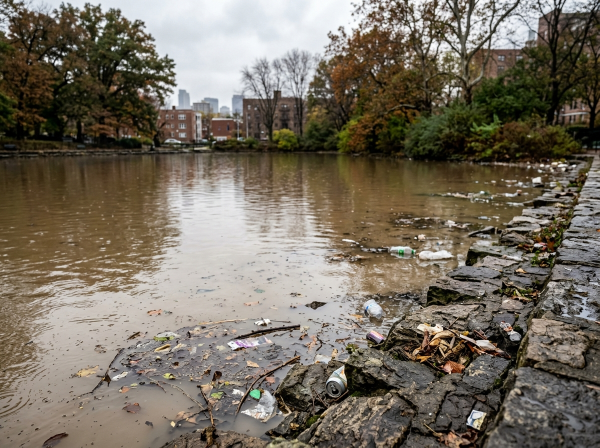
#> input picture uploads/photo_city_pond.jpg, 1200 x 896 px (shown at 1/2 size)
$ python -i image_validator.py   (imports and definitions only)
#> lines starting #> are read from the running program, lines starting #| are printed output that depends on the picture
#> further down, picture is the input picture: PIL image 1200x896 RGB; mean R, G, B 118.4, 110.1, 97
import os
import math
import json
from dotenv import load_dotenv

BASE_DIR = os.path.dirname(os.path.abspath(__file__))
# [1 line not run here, left out]
from PIL import Image, ImageStat
from PIL.ExifTags import TAGS, GPSTAGS

MAX_FILE_SIZE_BYTES = 5 * 1024 * 1024  # 5 MB
ALLOWED_EXTENSIONS = {'jpg', 'jpeg', 'png', 'webp'}

# [98 lines left out: functions compute_dhash, hamming_distance, check_file_validity, check_duplicate_image, not called in this run]

def validate_with_gemini_vision(image_input, water_body_name=None, water_body_type=None, latitude=None, longitude=None):
    """
    Classify uploaded image using Google Gemini Vision (gemini-flash-latest).
    Determines whether the photograph plausibly depicts the reported freshwater body/location
    or is an unrelated/unwanted image (selfies, portraits, indoor rooms, unrelated buildings,
    cars, computer screenshots, text documents, or non-water subjects).

    Returns structured dict:
    {'passed': bool, 'confidence': float, 'detected_subject': str, 'reason': str}
    or None on failure/offline.
    """
    # Skip remote API calls during automated unit test runs
    try:
        from flask import has_app_context, current_app
        if has_app_context() and current_app and current_app.config.get('TESTING'):
            return None
    except Exception:
        pass
    if os.getenv('TESTING') == 'True':
        return None

    api_key = os.getenv('GEMINI_API_KEY')
    if not api_key:
        return None

    try:
        from google import genai
        client = genai.Client(api_key=api_key)

        pil_img = None
        if isinstance(image_input, str):
            pil_img = Image.open(image_input)
        elif hasattr(image_input, 'convert'):
            pil_img = image_input
        else:
            return None

        loc_ctx = f"Coordinates: {latitude}, {longitude}" if (latitude and longitude) else "Coordinates: Not specified"
        name_ctx = f"Reported water body: {water_body_name}" if water_body_name else "Reported water body: Unnamed"
        type_ctx = f"Reported water body type: {water_body_type}" if water_body_type else "Reported type: Freshwater body"

        prompt = f"""You are the environmental photo validator for Hydria, a citizen science freshwater monitoring platform.
The user has submitted an environmental observation report:
- {name_ctx}
- {type_ctx}
- {loc_ctx}

Analyze the uploaded photograph to determine if it is relevant to this water body observation:

1. Does the image plausibly depict an outdoor freshwater body or its immediate shoreline/riparian/wetland environment (such as a lake, river, pond, stream, reservoir, canal, wetland, or storm runoff channel)?
2. Or is it an UNRELATED, UNWANTED, or INAPPROPRIATE image that clearly does NOT show the reported water observation, such as:
   - A selfie or people-focused portrait
   - An indoor room or indoor photograph
   - Unrelated buildings, architecture, or interior spaces
   - Cars, vehicles, traffic, or roads without a water body
   - A computer screen screenshot, application window, terminal, or phone screen
   - A document, receipt, diagram, chart, infographic, illustration, or meme
   - Random household objects or personal items
   - Dry, unrelated landscapes with no water body or wetland
   - Any photograph that clearly does not show an outdoor water/environmental observation.

Guidelines:
- Do NOT reject legitimate water-body photos simply because you cannot identify the specific named lake or river from visual appearance alone. If the photo plausibly shows a real outdoor water body or shoreline consistent with the report, it should PASS.
- If EXIF GPS is absent, evaluate visual environmental plausibility. Avoid false rejections of genuine water bodies.
- Reject photos that clearly depict non-water subjects, indoor scenes, selfies, cars, screenshots, or unrelated landscapes.

Return ONLY a valid JSON object in this format:
{{
    "passed": true or false,
    "confidence": float between 0.0 and 1.0,
    "detected_subject": "short description of what is depicted",
    "reason": "Clear explanation. If passed: 'Photo appears relevant to the reported water observation.' If rejected: 'This photo does not appear to match the reported water observation. Please upload a relevant water-body photograph.'"
}}
"""
        resp = None
        for model_name in ['gemini-flash-latest', 'gemini-2.5-flash']:
            try:
                resp = client.models.generate_content(
                    model=model_name,
                    contents=[prompt, pil_img]
                )
                if resp and resp.text:
                    break
            except Exception:
                continue

        if not resp or not resp.text:
            return None

        raw_text = resp.text.strip()
        if raw_text.startswith("```"):
            parts = raw_text.split("```")
            if len(parts) >= 2:
                raw_text = parts[1]
                if raw_text.startswith("json"):
                    raw_text = raw_text[4:]
        raw_text = raw_text.strip()

        data = json.loads(raw_text)
        passed = bool(data.get('passed', data.get('is_water_body', False)))
        confidence = float(data.get('confidence', 0.9)) if data.get('confidence') is not None else 0.9
        subject = str(data.get('detected_subject', '')).strip()
        reason = str(data.get('reason', data.get('rejection_reason', ''))).strip()

        if passed and not reason:
            reason = "Photo appears relevant to the reported water observation."
        elif not passed and not reason:
            reason = "This photo does not appear to match the reported water observation. Please upload a relevant water-body photograph."

        return {
            'passed': passed,
            'confidence': confidence,
            'detected_subject': subject,
            'reason': reason
        }
    except Exception as e:
        print(f"[ImageValidator] Gemini Vision check fallback: {e}")
        return None

def check_photo_suitability_and_relevance(image, file_path=None, water_body_name=None, water_body_type=None, browser_lat=None, browser_lon=None):
    """
    Validate photo suitability and visual water-body relevance.
    Evaluates:
    1. Gemini Vision analysis (when available) against reported water body context.
    2. Local computer vision heuristics for corrupt/blank/dark images, selfies/portraits,
       screenshots, documents, and natural water/environmental tone distribution.

    Returns structured dict:
    {
        'passed': bool,
        'status': 'pass' or 'fail',
        'title': 'Photo verification',
        'message': str,
        'reason': str,
        'confidence': float,
        'detected_subject': str,
        'is_warning': bool
    }
    """
    # 1. AI Vision Check via Gemini with observation context
    vision_input = file_path if file_path else image
    vision_result = validate_with_gemini_vision(
        vision_input,
        water_body_name=water_body_name,
        water_body_type=water_body_type,
        latitude=browser_lat,
        longitude=browser_lon
    )
    if vision_result is not None:
        passed = vision_result['passed']
        confidence = vision_result.get('confidence', 0.9)
        subject = vision_result.get('detected_subject', '')
        reason = vision_result.get('reason', '')

        if passed:
            user_msg = "Photo appears relevant to the reported water observation."
            return {
                'passed': True,
                'status': 'pass',
                'title': 'Photo verification',
                'message': user_msg,
                'reason': reason or user_msg,
                'confidence': confidence,
                'detected_subject': subject,
                'is_warning': False
            }
        else:
            user_msg = "This photo does not appear to match the reported water observation. Please upload a relevant water-body photograph."
            return {
                'passed': False,
                'status': 'fail',
                'title': 'Photo verification',
                'message': user_msg,
                'reason': reason or user_msg,
                'confidence': confidence,
                'detected_subject': subject,
                'is_warning': False
            }

    # 2. Local Fallback Computer Vision Heuristics
    try:
        rgb_img = image.convert('RGB')
        w, h = rgb_img.size
#> w = 1200; h = 896

        # Blank / uniform color detection using standard deviation
        stat = ImageStat.Stat(rgb_img)
        avg_stddev = sum(stat.stddev) / len(stat.stddev)
#> avg_stddev = 67.48
        if avg_stddev < 8.0:
            return {
                'passed': False,
                'status': 'fail',
                'title': 'Photo verification',
                'message': "This photo does not appear to match the reported water observation. Please upload a relevant water-body photograph.",
                'reason': "Image appears blank or has virtually no visual details.",
                'confidence': 0.95,
                'detected_subject': "Blank image",
                'is_warning': False
            }

        # Extreme brightness (completely pitch black or blown-out white)
        avg_mean = sum(stat.mean) / len(stat.mean)
#> avg_mean = 108.5
        if avg_mean < 10.0:
            return {
                'passed': False,
                'status': 'fail',
                'title': 'Photo verification',
                'message': "This photo does not appear to match the reported water observation. Please upload a relevant water-body photograph.",
                'reason': "Image is completely dark/black. Please upload a visible photo taken with adequate lighting.",
                'confidence': 0.95,
                'detected_subject': "Dark image",
                'is_warning': False
            }
        if avg_mean > 250.0:
            return {
                'passed': False,
                'status': 'fail',
                'title': 'Photo verification',
                'message': "This photo does not appear to match the reported water observation. Please upload a relevant water-body photograph.",
                'reason': "Image is overexposed or solid white.",
                'confidence': 0.95,
                'detected_subject': "Overexposed image",
                'is_warning': False
            }

        # Analyze thumbnail for color distribution and screenshot detection
        thumb = rgb_img.resize((100, 100), Image.Resampling.BILINEAR)
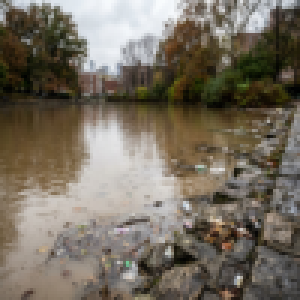
#> thumb: PIL image 100x100 RGB (shown 3 times larger); mean R, G, B 118.3, 110.1, 97
        if hasattr(thumb, 'get_flattened_data'):
            pixels = list(thumb.get_flattened_data())
        else:
            pixels = list(thumb.getdata())
#> pixels = 10000 items, first 6: (111, 112, 105), (88, 86, 74), (142, 143, 138), (142, 145, 146), (186, 194, 201), (203, 211, 220)
        total_pixels = len(pixels)
#> total_pixels = 10000

        # Center region portrait / selfie heuristic (middle 50% box)
        center_pixels = []
        for y in range(25, 75):
            for x in range(25, 75):
                center_pixels.append(thumb.getpixel((x, y)))
#> after the loop, center_pixels = 2500 items, first 6: (45, 44, 23), (91, 77, 58), (107, 83, 72), (113, 90, 82), (115, 93, 85), (128, 113, 108)

        skin_count = 0
        for r, g, b in center_pixels:
            if (r > 95 and g > 40 and b > 20 and
                (max(r, g, b) - min(r, g, b)) > 15 and
                abs(r - g) > 15 and r > g and r > b):
                skin_count += 1
#> this loop made 2500 passes
#> (r, g, b) on passes 1 to 12: (45, 44, 23), (91, 77, 58), (107, 83, 72), (113, 90, 82), (115, 93, 85), (128, 113, 108), (114, 86, 75), (140, 125, 118), (149, 142, 125), (124, 113, 93), (138, 126, 103), (154, 145, 130)
#> after the loop, skin_count = 585

        skin_ratio_center = skin_count / len(center_pixels)
#> skin_ratio_center = 0.234
        if skin_ratio_center > 0.50:
            return {
                'passed': False,
                'status': 'fail',
                'title': 'Photo verification',
                'message': "This photo does not appear to match the reported water observation. Please upload a relevant water-body photograph.",
                'reason': "The uploaded image appears to be a portrait or selfie rather than a water body.",
                'confidence': 0.90,
                'detected_subject': "Portrait / selfie",
                'is_warning': False
            }

        # Screenshot / UI / Document Detection:
        unique_colors = len(set(pixels))
#> unique_colors = 8643
        mono_pixels = 0
        natural_tones = 0
        for r, g, b in pixels:
            saturation = max(r, g, b) - min(r, g, b)
            # Monochromatic / grayscale / flat UI pixel
            if saturation < 15:
                mono_pixels += 1
            else:
                # Saturated natural tones (blues, greens, earth tones, dark water)
                is_blue = (b > r and (b > g or abs(b - g) < 30)) and b > 40
                is_green = (g > r and g > b) and g > 40
                is_earth = (r > g >= b) and (r - b < 90) and (r - b >= 15) and r > 40
                is_dark_water = (max(r, g, b) < 80 and min(r, g, b) > 15 and saturation >= 10)

                if is_blue or is_green or is_earth or is_dark_water:
                    natural_tones += 1
#> this loop made 10000 passes
#> (r, g, b, saturation, is_blue, is_earth, is_dark_water) on passes 5, 6, 7, 8, 9, 22: (186, 194, 201, 15, True, False, False), (203, 211, 220, 17, True, False, False), (212, 219, 227, 15, True, False, False), (206, 214, 223, 17, True, False, False), (213, 221, 229, 16, True, False, False), (220, 228, 235, 15, True, False, False)
#> (r, g, b, saturation) on passes 1, 2, 3, 4, 10, 11: (111, 112, 105, 7), (88, 86, 74, 14), (142, 143, 138, 5), (142, 145, 146, 4), (215, 222, 229, 14), (193, 200, 206, 13)
#> after the loop, mono_pixels = 3516; natural_tones = 6112

        mono_ratio = mono_pixels / total_pixels
#> mono_ratio = 0.352
        natural_ratio = natural_tones / total_pixels
#> natural_ratio = 0.611

        if unique_colors < 650 and mono_ratio > 0.65:
            return {
                'passed': False,
                'status': 'fail',
                'title': 'Photo verification',
                'message': "This photo does not appear to match the reported water observation. Please upload a relevant water-body photograph.",
                'reason': "Image appears to be a computer screenshot, text document, or UI capture.",
                'confidence': 0.92,
                'detected_subject': "Screenshot / digital document",
                'is_warning': False
            }

        if mono_ratio > 0.85:
            return {
                'passed': False,
                'status': 'fail',
                'title': 'Photo verification',
                'message': "This photo does not appear to match the reported water observation. Please upload a relevant water-body photograph.",
                'reason': "Image appears to be a document or screen capture (excessive monochrome content).",
                'confidence': 0.90,
                'detected_subject': "Document capture",
                'is_warning': False
            }

        if natural_ratio < 0.20:
            return {
                'passed': False,
                'status': 'fail',
                'title': 'Photo verification',
                'message': "This photo does not appear to match the reported water observation. Please upload a relevant water-body photograph.",
                'reason': f"Image lacks natural outdoor water or environmental tones ({int(natural_ratio*100)}% detected).",
                'confidence': 0.85,
                'detected_subject': "Non-environmental image",
                'is_warning': False
            }

        return {
            'passed': True,
            'status': 'pass',
            'title': 'Photo verification',
            'message': "Photo appears relevant to the reported water observation.",
            'reason': "Photo appears relevant to the reported water observation.",
            'confidence': 0.85,
            'detected_subject': "Outdoor water environment",
            'is_warning': False
        }

    except Exception as e:
        return {
            'passed': True,
            'status': 'pass',
            'title': 'Photo verification',
            'message': "Photo appears relevant to the reported water observation.",
            'reason': f"Photo processed with basic verification: {str(e)}",
            'confidence': 0.70,
            'detected_subject': "Water observation",
            'is_warning': True
        }

# [175 lines left out: functions check_photo_suitability, extract_exif_gps, haversine_distance, validate_image_full, not called in this run]

>>> from PIL import Image
>>> picture = Image.open('uploads/photo_city_pond.jpg')
>>> result = check_photo_suitability_and_relevance(picture)
#> result = 8 items

$ run again, on uploads/fresh_lotus_lake.jpg
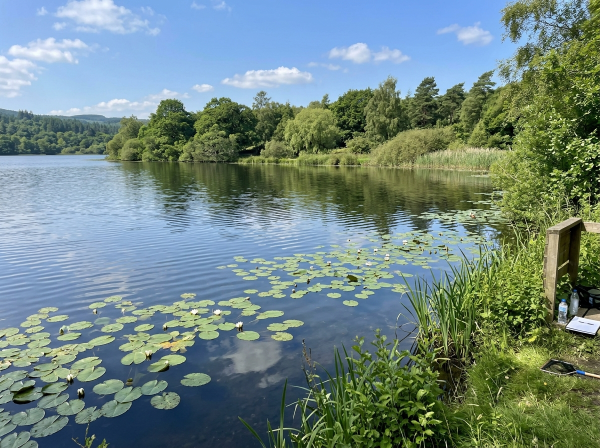
#> input picture uploads/fresh_lotus_lake.jpg, 1200 x 896 px (shown at 1/2 size)
#> picture is the input picture: PIL image 1200x896 RGB; mean R, G, B 112.3, 134.4, 129.2
#> avg_stddev = 62.39
#> avg_mean = 125.3
#> in check_photo_suitability_and_relevance, `thumb = rgb_img.resize((100, 100), Image.Resampling.BILINEAR)`:
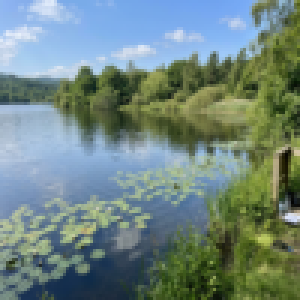
#> thumb: PIL image 100x100 RGB (shown 3 times larger); mean R, G, B 112.3, 134.4, 129.2
#> pixels = 10000 items, first 6: (143, 183, 240), (142, 180, 241), (140, 178, 240), (139, 178, 240), (138, 177, 239), (136, 175, 237)
#> total_pixels = 10000
#> after the loop in check_photo_suitability_and_relevance, `for y in range(25, 75):`: center_pixels = 2500 items, first 6: (142, 159, 142), (93, 112, 72), (89, 107, 78), (89, 108, 60), (85, 102, 57), (66, 86, 57)
#> the loop in check_photo_suitability_and_relevance, `for r, g, b in center_pixels:` made 2500 passes
#> after the loop in check_photo_suitability_and_relevance, `for r, g, b in center_pixels:`: skin_count = 0
#> unique_colors = 9117
#> the loop in check_photo_suitability_and_relevance, `for r, g, b in pixels:` made 10000 passes
#> (r, g, b, saturation, is_blue, is_green) on passes 1 to 8: (143, 183, 240, 97, True, False), (142, 180, 241, 99, True, False), (140, 178, 240, 100, True, False), (139, 178, 240, 101, True, False), (138, 177, 239, 101, True, False), (136, 175, 237, 101, True, False), (135, 175, 236, 101, True, False), (134, 174, 235, 101, True, False)
#> after the loop in check_photo_suitability_and_relevance, `for r, g, b in pixels:`: mono_pixels = 161; natural_tones = 9771
#> mono_ratio = 0.0161
#> natural_ratio = 0.977
#> result = 8 items

$ run again, on uploads/photo_green_lake.jpg
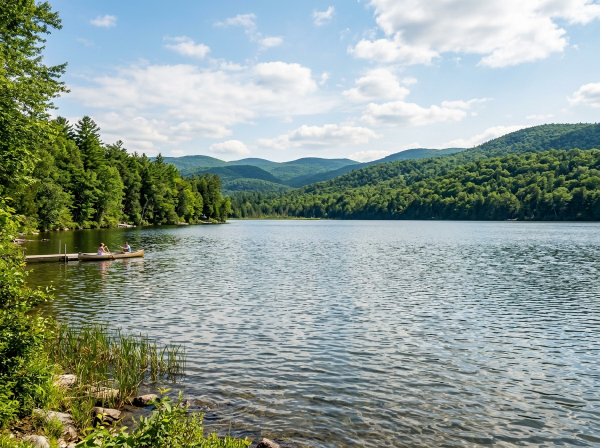
#> input picture uploads/photo_green_lake.jpg, 1200 x 896 px (shown at 1/2 size)
#> picture is the input picture: PIL image 1200x896 RGB; mean R, G, B 142.6, 156.7, 148
#> avg_stddev = 70.39
#> avg_mean = 149.1
#> in check_photo_suitability_and_relevance, `thumb = rgb_img.resize((100, 100), Image.Resampling.BILINEAR)`:
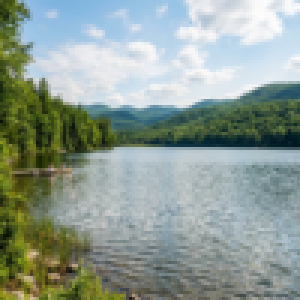
#> thumb: PIL image 100x100 RGB (shown 3 times larger); mean R, G, B 142.6, 156.7, 148
#> pixels = 10000 items, first 6: (75, 89, 34), (56, 69, 25), (57, 74, 23), (60, 78, 17), (70, 87, 23), (126, 147, 97)
#> total_pixels = 10000
#> after the loop in check_photo_suitability_and_relevance, `for y in range(25, 75):`: center_pixels = 2500 items, first 6: (203, 216, 228), (205, 217, 228), (209, 219, 228), (215, 221, 228), (221, 224, 229), (224, 226, 230)
#> the loop in check_photo_suitability_and_relevance, `for r, g, b in center_pixels:` made 2500 passes
#> after the loop in check_photo_suitability_and_relevance, `for r, g, b in center_pixels:`: skin_count = 0
#> unique_colors = 8169
#> the loop in check_photo_suitability_and_relevance, `for r, g, b in pixels:` made 10000 passes
#> (r, g, b, saturation, is_blue, is_green, is_dark_water) on passes 1 to 8: (75, 89, 34, 55, False, True, False), (56, 69, 25, 44, False, True, True), (57, 74, 23, 51, False, True, True), (60, 78, 17, 61, False, True, True), (70, 87, 23, 64, False, True, False), (126, 147, 97, 50, False, True, False), (145, 177, 197, 52, True, False, False), (126, 159, 168, 42, True, False, False)
#> after the loop in check_photo_suitability_and_relevance, `for r, g, b in pixels:`: mono_pixels = 3141; natural_tones = 6721
#> mono_ratio = 0.314
#> natural_ratio = 0.672
#> result = 8 items

$ run again, on uploads/photo_lily_pond.jpg
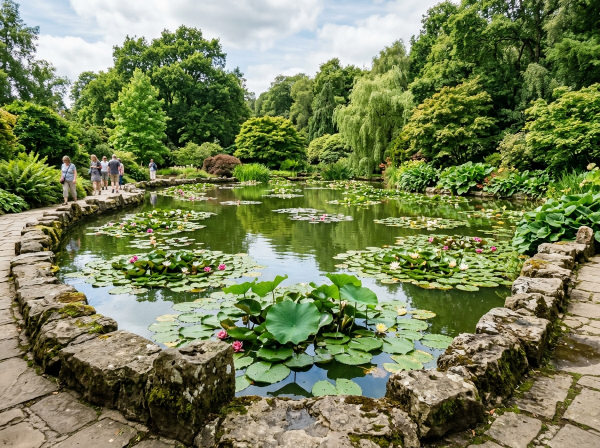
#> input picture uploads/photo_lily_pond.jpg, 1200 x 896 px (shown at 1/2 size)
#> picture is the input picture: PIL image 1200x896 RGB; mean R, G, B 117.2, 127.2, 86.1
#> avg_stddev = 72.37
#> avg_mean = 110.1
#> in check_photo_suitability_and_relevance, `thumb = rgb_img.resize((100, 100), Image.Resampling.BILINEAR)`:
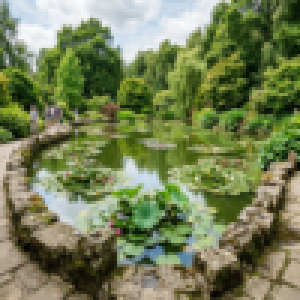
#> thumb: PIL image 100x100 RGB (shown 3 times larger); mean R, G, B 117.2, 127.2, 86.1
#> pixels = 10000 items, first 6: (166, 184, 185), (143, 164, 162), (170, 190, 204), (200, 217, 232), (210, 224, 239), (215, 227, 238)
#> total_pixels = 10000
#> after the loop in check_photo_suitability_and_relevance, `for y in range(25, 75):`: center_pixels = 2500 items, first 6: (68, 108, 30), (85, 126, 36), (81, 111, 44), (31, 55, 24), (24, 48, 21), (29, 53, 23)
#> the loop in check_photo_suitability_and_relevance, `for r, g, b in center_pixels:` made 2500 passes
#> after the loop in check_photo_suitability_and_relevance, `for r, g, b in center_pixels:`: skin_count = 20
#> skin_ratio_center = 0.008
#> unique_colors = 9352
#> the loop in check_photo_suitability_and_relevance, `for r, g, b in pixels:` made 10000 passes
#> (r, g, b, saturation, is_blue, is_green, is_dark_water) on passes 1 to 8: (166, 184, 185, 19, True, False, False), (143, 164, 162, 21, True, True, False), (170, 190, 204, 34, True, False, False), (200, 217, 232, 32, True, False, False), (210, 224, 239, 29, True, False, False), (215, 227, 238, 23, True, False, False), (218, 229, 239, 21, True, False, False), (213, 225, 237, 24, True, False, False)
#> after the loop in check_photo_suitability_and_relevance, `for r, g, b in pixels:`: mono_pixels = 854; natural_tones = 8747
#> mono_ratio = 0.0854
#> natural_ratio = 0.875
#> result = 8 items
